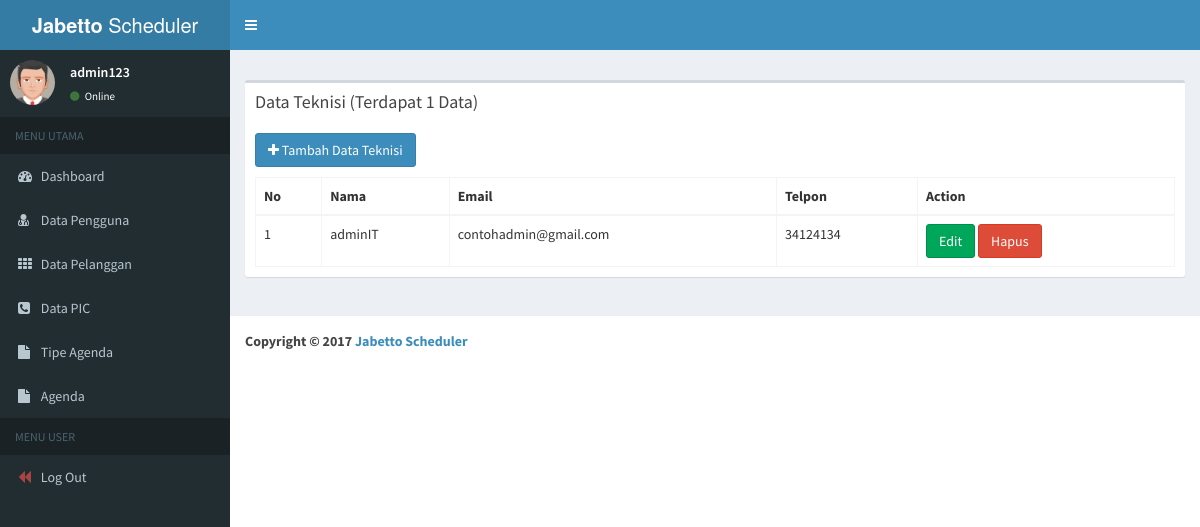
/?page=data_teknisi (signed in), run on the app's committed database.
### tables this page shows
CREATE TABLE `pengguna` (
  `id` int(10) NOT NULL,
  `email` varchar(30) NOT NULL,
  `password` varchar(100) NOT NULL,
  `nama` varchar(30) NOT NULL,
  `status` enum('sa','admin','se') NOT NULL DEFAULT 'se',
  `no_telp` varchar(20) NOT NULL
);

### pages/data_teknisi.php (the view, shortened to what this page needs)
<?php
	require 'config/main.php';
	$query=mysqli_query($conn, "SELECT * FROM pengguna WHERE status='se'");
?>
<div class="box">
    <div class="box-header">
      <h3 class="box-title">Data Teknisi (Terdapat <?php echo mysqli_num_rows($query); ?> Data)</h3>
    </div>
    <div class="box-body">
    <a href="tambah.php?tambah=data_teknisi" style="margin-bottom: 10px;" class="btn btn-md btn-primary"> <i class="fa fa-plus"></i> Tambah Data Teknisi</a>
    <br>
		<table class="table table-bordered" id="tabel">
		<thead>
			 <tr>
         		<th>No</th>
         		<th>Nama</th>
			   	<th>Email</th>
			   	<th>Telpon</th>
		        <th>Action</th>
		  	</tr>
		</thead>
		<tbody>
		<?php
		  	$no=1;
		  	while($q=mysqli_fetch_object($query)){
		?>
		  	<tr>
		   		<td><?php echo $no++; ?></td>
		    	<td><?php echo $q->nama; ?></td>
			  	<td><?php echo $q->email; ?></td>
			  	<td><?php echo $q->no_telp; ?></td>
			    <td>
			    	<a class="btn btn-success" href="edit.php?edit=<?php echo $_GET['page']; ?>&id=<?php echo $q->id; ?>">Edit</a>
			    	<a class="btn btn-danger" onclick="return confirm('Apakah anda yakin akan menghapus data ini?')" href="hapus.php?hapus=<?php echo $_GET['page']; ?>&id=<?php echo $q->id; ?>">Hapus</a>
			    </td>
		  	</tr>
		<?php
		  }
		?>
		</tbody>
		</table>
	</div>
</div>

### data on the page
pengguna: nama "adminIT", email "contohadmin@gmail.com", no_telp "34124134"

### other printed values
$_SESSION['nama'] "admin123"
mysqli_num_rows($query) "1"
